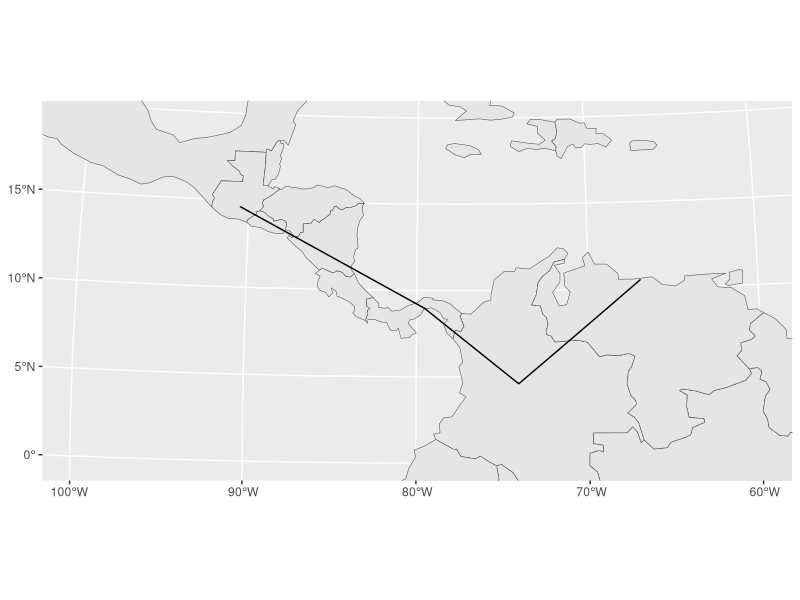

This chart was generated by the following R code:

# Setup -------------------------------------------------------------------

# Load packages
library(tidyverse)
library(gganimate)
library(rnaturalearth)
library(sf)


# Data --------------------------------------------------------------------

# Lambert asymuthal projection
proj_laea <- "+proj=laea +lon_0=-77.34 +lat_0=7.37 +datum=WGS84 +units=m +no_defs"

poly_sf <- ne_countries(continent = c("North America", "South America"), returnclass = "sf")

city_df <- read_csv(file = "routes.csv") 
  
city_df <- arrange(city_df, step)

stops_df <- read_csv(file = "routesid.csv")

stops_sf <- st_as_sf(stops_df, coords = c("lon", "lat"))
st_crs(stops_sf) <- 4326

route_sf <- group_by(stops_sf, order) |> 
  summarise(n = n()) |> 
  st_cast("LINESTRING")

arcs_sf <- st_segmentize(route_sf, dfMaxLength = 0.5)

# SF approach

ggplot() +
  geom_sf(data = poly_sf) +
  #geom_sf(data = stops_sf) +
  geom_sf(data = arcs_sf) +
  coord_sf(default_crs = sf::st_crs(4326),
           crs = st_crs(proj_laea),
           xlim = c(-60, -100),
           ylim = c(0, 20))

# Simple

# with path
city_df |> 
  ggplot(aes(x = lon, y = lat)) +
  geom_sf(data = poly_sf, inherit.aes = FALSE) +
  geom_path() +
  geom_point(aes(group = step)) +
  coord_sf(default_crs = sf::st_crs(4326),
           crs = st_crs(proj_laea),
           xlim = c(-60, -100),
           ylim = c(0, 20)) +
  theme_void() +
  transition_reveal(step)


city_df |> 
  ggplot(aes(x = lon, y = lat)) +
  geom_sf(data = poly_sf, inherit.aes = FALSE) +
  geom_point() +
  coord_sf(default_crs = sf::st_crs(4326),
           crs = st_crs(proj_laea),
           xlim = c(-60, -100),
           ylim = c(0, 20)) +
  theme_void() +
  transition_time(step) +
  shadow_trail(alpha = .5) #+
  #view_follow()
